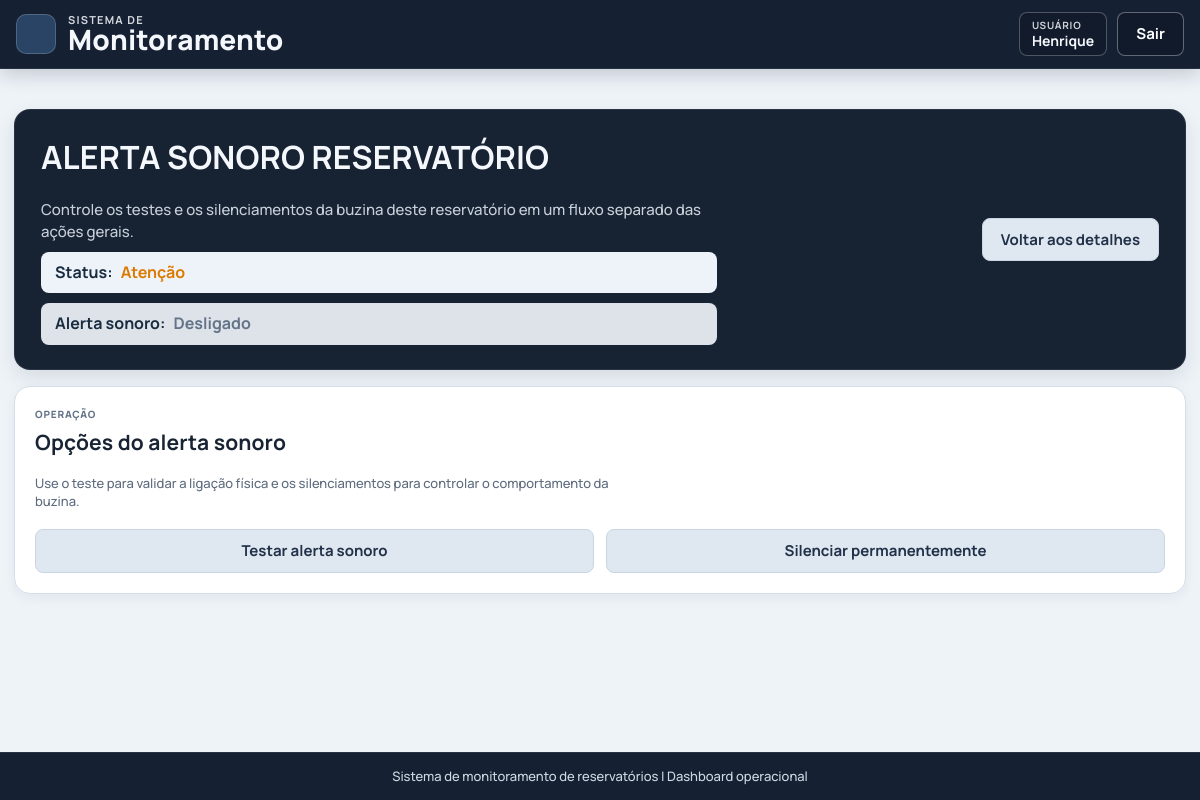
The page /reservatorios/8/alerta-sonoro/opcoes/ (signed in) on the database as committed earlier.
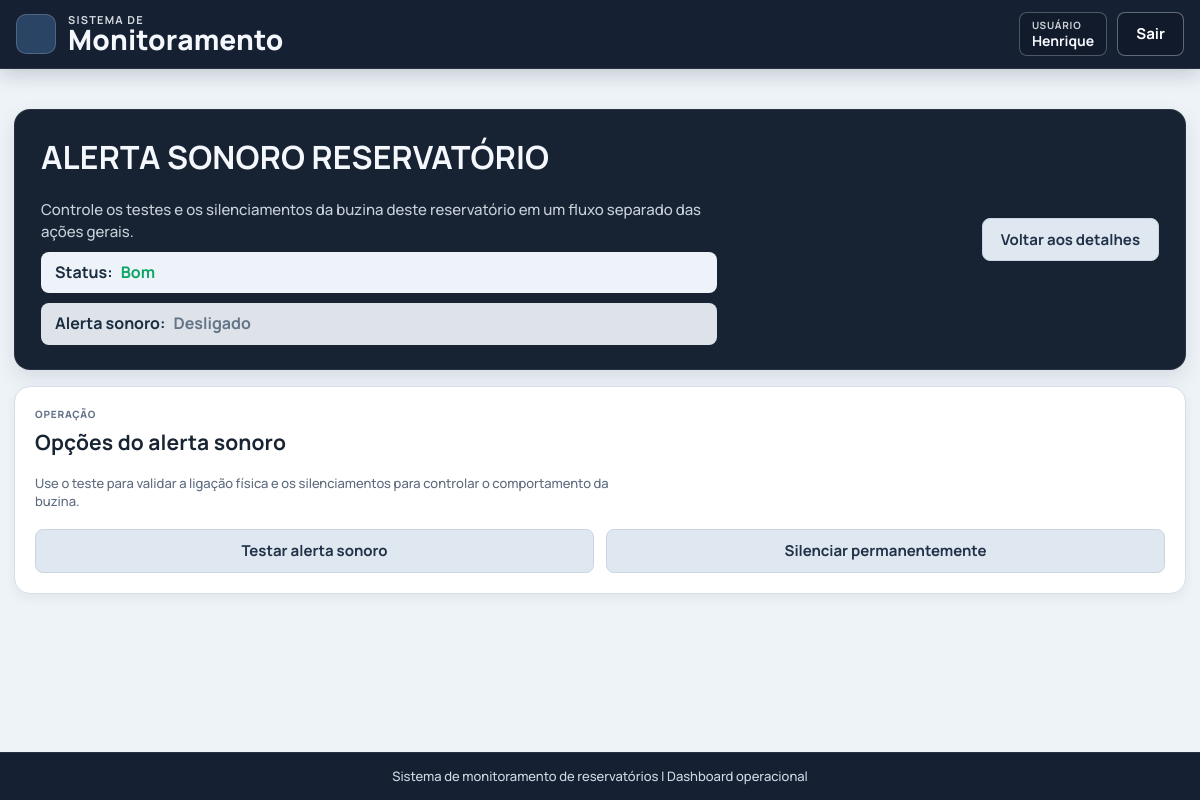
The same page on the database as committed later.
### app/models.py (models this page shows, shortened)
class Reservatorio(models.Model):
    STATUS_BOM = "bom"
    STATUS_ATENCAO = "atencao"
    STATUS_PERIGO = "perigo"
    FAIXA_PADRAO_PPM_TDS_MIN = 0.0
    FAIXA_PADRAO_PPM_TDS_MAX = 500.0
    FAIXA_PADRAO_NTU_TURBIDEZ_MIN = 0.0
    FAIXA_PADRAO_NTU_TURBIDEZ_MAX = 5.0
    FAIXA_PADRAO_CELSIUS_TEMPERATURA_MIN = 5.0
    FAIXA_PADRAO_CELSIUS_TEMPERATURA_MAX = 30.0
    FAIXA_PADRAO_PH_MIN = 6.0
    FAIXA_PADRAO_PH_MAX = 9.5
    META_PADRAO_PPM_TDS = 600.0
    META_PADRAO_NTU_TURBIDEZ = 1.5
    META_PADRAO_CELSIUS_TEMPERATURA = 25.0
    META_PADRAO_PH = 7.0
    ESP32_INTERVALO_ENVIO_NORMAL_PADRAO_S = 60
    ESP32_INTERVALO_ENVIO_CALIBRACAO_PADRAO_S = 5
    STATUS_CHOICES = (
        (STATUS_BOM, "Bom"),
        (STATUS_ATENCAO, "Atenção"),
        (STATUS_PERIGO, "Perigo"),
    )
    usuario = models.ForeignKey(
        settings.AUTH_USER_MODEL,
        on_delete=models.CASCADE,
        related_name="reservatorios",
    )
    nome = models.CharField(max_length=120, unique=True)
    status = models.CharField(max_length=20, choices=STATUS_CHOICES, default=STATUS_BOM)
    faixa_ppm_tds_min = models.FloatField(default=FAIXA_PADRAO_PPM_TDS_MIN)
    faixa_ppm_tds_max = models.FloatField(default=FAIXA_PADRAO_PPM_TDS_MAX)
    faixa_ntu_turbidez_min = models.FloatField(default=FAIXA_PADRAO_NTU_TURBIDEZ_MIN)
    faixa_ntu_turbidez_max = models.FloatField(default=FAIXA_PADRAO_NTU_TURBIDEZ_MAX)
    faixa_celsius_temperatura_min = models.FloatField(default=FAIXA_PADRAO_CELSIUS_TEMPERATURA_MIN)
    faixa_celsius_temperatura_max = models.FloatField(default=FAIXA_PADRAO_CELSIUS_TEMPERATURA_MAX)
    faixa_ph_min = models.FloatField(default=FAIXA_PADRAO_PH_MIN)
    faixa_ph_max = models.FloatField(default=FAIXA_PADRAO_PH_MAX)
    meta_ppm_tds = models.FloatField(default=META_PADRAO_PPM_TDS)
    meta_ntu_turbidez = models.FloatField(default=META_PADRAO_NTU_TURBIDEZ)
    meta_celsius_temperatura = models.FloatField(default=META_PADRAO_CELSIUS_TEMPERATURA)
    meta_ph = models.FloatField(default=META_PADRAO_PH)
    esp32_intervalo_envio_normal_s = models.PositiveIntegerField(
        default=ESP32_INTERVALO_ENVIO_NORMAL_PADRAO_S,
    )
    esp32_intervalo_envio_calibracao_s = models.PositiveIntegerField(
        default=ESP32_INTERVALO_ENVIO_CALIBRACAO_PADRAO_S,
    )
    alerta_sonoro_silenciado = models.BooleanField(default=False)
    alerta_sonoro_silenciado_permanente = models.BooleanField(default=False)
    alerta_sonoro_teste_ate = models.DateTimeField(null=True, blank=True)
    created_at = models.DateTimeField(auto_now_add=True)
    updated_at = models.DateTimeField(auto_now=True)
    class Meta:
        ordering = ["nome"]
    @classmethod
    def obter_por_id(cls, reservatorio_id, usuario=None):
        reservatorio_id = cls._normalizar_id(reservatorio_id)
        if reservatorio_id is None:
            return None
        queryset = cls.objects.filter(id=reservatorio_id)
        if usuario is not None:
            queryset = queryset.filter(usuario=usuario)
        return queryset.first()
    def garantir_pontos_monitoramento(self):
        possui_ponto = self.pontos_monitoramento.filter(
            tipo__in=PontoMonitoramento.TIPOS_COMPATIVEIS,
        ).exists()
        if possui_ponto:
            return
        PontoMonitoramento.objects.get_or_create(
            reservatorio=self,
            tipo=PontoMonitoramento.TIPO_UNICO,
        )
    def obter_ponto_monitoramento(self, tipo):
        tipo_normalizado = PontoMonitoramento.normalizar_tipo(tipo)
        queryset = self.pontos_monitoramento.all()
        if tipo_normalizado == PontoMonitoramento.TIPO_UNICO:
            for tipo_compativel in PontoMonitoramento.TIPOS_COMPATIVEIS:
                ponto = queryset.filter(tipo=tipo_compativel).first()
                if ponto is not None:
                    return ponto
        return queryset.filter(tipo=tipo_normalizado).first()
    def sincronizar_status_pelo_ponto(self):
        ponto = self.obter_ponto_monitoramento(PontoMonitoramento.TIPO_UNICO)
        status_final = self.STATUS_BOM
        if ponto is not None and ponto.status_atual:
            status_final = ponto.status_atual
        campos_para_salvar = []
        if self.status != status_final:
            self.status = status_final
            campos_para_salvar.append("status")
        if status_final != self.STATUS_PERIGO and self.alerta_sonoro_silenciado:
            self.alerta_sonoro_silenciado = False
            campos_para_salvar.append("alerta_sonoro_silenciado")
        if campos_para_salvar:
            self.save(update_fields=[*campos_para_salvar, "updated_at"])
        return self
    @property
    def alerta_sonoro_teste_ativo(self):
        return self.alerta_sonoro_teste_ate is not None and self.alerta_sonoro_teste_ate > timezone.now()
    @property
    def alerta_sonoro_deve_apitar(self):
        return (
            self.alerta_sonoro_teste_ativo
            or (
                self.status == self.STATUS_PERIGO
                and not self.alerta_sonoro_silenciado
                and not self.alerta_sonoro_silenciado_permanente
            )
        )
    @staticmethod
    def _normalizar_id(reservatorio_id):
        if isinstance(reservatorio_id, int):
            return reservatorio_id if reservatorio_id > 0 else None
        if isinstance(reservatorio_id, str) and reservatorio_id.isdigit():
            return int(reservatorio_id)
        return None

### app/views.py (the view)
@login_required(login_url="entrar")
@require_http_methods(["GET"])
def reservatorio_alerta_sonoro_opcoes(request, reservatorio_id):
    reservatorio = Reservatorio.obter_por_id(reservatorio_id, usuario=request.user)
    if reservatorio is None:
        messages.error(request, "Reservatório não encontrado.")
        return redirect("index")
    return render(
        request,
        "reservatorio/alerta_sonoro.html",
        _contexto_alerta_sonoro_reservatorio(reservatorio),
    )

### app/models.py (called while the page is built)
    @classmethod
    def normalizar_tipo(cls, tipo):
        if not isinstance(tipo, str):
            raise ValueError("ponto_tipo invalido")
        tipo_normalizado = tipo.strip().lower()
        tipo_resolvido = cls.TIPO_ALIASES.get(tipo_normalizado)
        if tipo_resolvido is None:
            raise ValueError("ponto_tipo invalido")
        return tipo_resolvido

### app/views.py (called while the page is built)
def _contexto_alerta_sonoro_reservatorio(reservatorio):
    reservatorio.garantir_pontos_monitoramento()
    reservatorio.sincronizar_status_pelo_ponto()
    return {
        "reservatorio": reservatorio,
        "alerta_sonoro": _resumo_alerta_sonoro_reservatorio(reservatorio),
    }

### app/templates/reservatorio/alerta_sonoro.html (shortened to what this page needs)
{% extends "blocos/base.html" %}
{% load static %}
{% block content %}
<section class="detail-hero">
    <div class="detail-hero-copy">
        <h2>ALERTA SONORO {{ reservatorio.nome|upper }}</h2>
        <p class="index-hero-subtitle">
            Controle os testes e os silenciamentos da buzina deste reservatório em um fluxo separado das ações gerais.
        </p>
        <p class="detail-status">
            <span>Status:</span>
            <strong class="status-text status-{{ reservatorio.status }}">{{ reservatorio.get_status_display }}</strong>
        </p>
        <p class="detail-status detail-sound-status">
            <span>Alerta sonoro:</span>
            <strong class="status-text {{ alerta_sonoro.classe_status }}">{{ alerta_sonoro.rotulo }}</strong>
        </p>
    </div>
    <div class="detail-hero-actions">
        <a class="btn-secondary" href="{% url 'reservatorio_detalhe' reservatorio.id %}">Voltar aos detalhes</a>
    </div>
</section>
<section class="detail-actions-grid">
    <article class="panel detail-actions-card">
        <div class="detail-actions-head">
            <div class="detail-actions-copy">
                <p class="detail-metric-kicker">Operação</p>
                <h3>Opções do alerta sonoro</h3>
                <p class="status-meta">
                    Use o teste para validar a ligação física e os silenciamentos para controlar o comportamento da buzina.
                </p>
            </div>
        </div>
        <div class="detail-action-links">
            <form method="post" action="{% url 'reservatorio_alerta_sonoro_testar' reservatorio.id %}">
                <button
                    class="btn-secondary {% if alerta_sonoro.teste_ativo %}is-busy{% endif %}"
                    type="submit"
                    data-alerta-teste-button
                    data-alerta-teste-default-label="Testar alerta sonoro"
                    data-alerta-teste-busy-label="Testando alerta sonoro..."
                >
                    {{ alerta_sonoro.texto_acao_teste }}
                </button>
            </form>
            <form method="post" action="{% url 'reservatorio_alerta_sonoro_permanente_alternar' reservatorio.id %}">
                <button class="btn-secondary" type="submit">{{ alerta_sonoro.texto_acao_permanente }}</button>
            </form>
        </div>
    </article>
</section>
{% endblock %}

Rows that differ between the two databases and show on the page:
changed Reservatorio "RESERVATÓRIO": status "Atenção" → "Bom"
